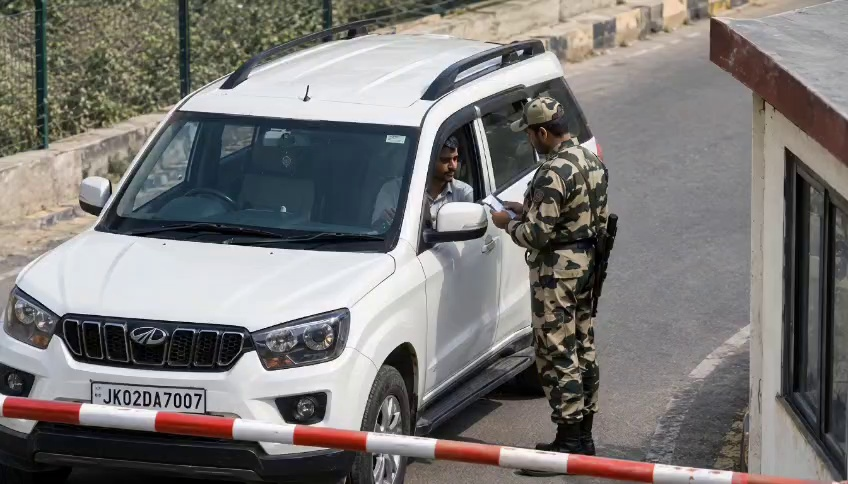
#> input picture data/frames/frame_00000.jpg, 848 x 484 px, found by its file name; its folder holds only this picture in this run
$ python preview_frames.py
#> lines starting #> are read from the running program, lines starting #| are printed output that depends on the picture; after the words box and inside, x2 and y2 are one past the last pixel; in counts of white or black regions, pixels touching at a corner belong together
import cv2
import os

input_folder = r"C:\Border\data\frames"

files = sorted([
    f for f in os.listdir(input_folder)
    if f.lower().endswith(".jpg")
])

for i, filename in enumerate(files):

    path = os.path.join(input_folder, filename)

    image = cv2.imread(path)
#> image is the input picture: shape (484, 848, 3); mean B, G, R 118.5, 120.4, 123

    if image is None:
        continue

    cv2.putText(
        image,
        f"Frame index: {i}",
        (20, 40),
        cv2.FONT_HERSHEY_SIMPLEX,
        1,
        (0, 0, 255),
        2
    )
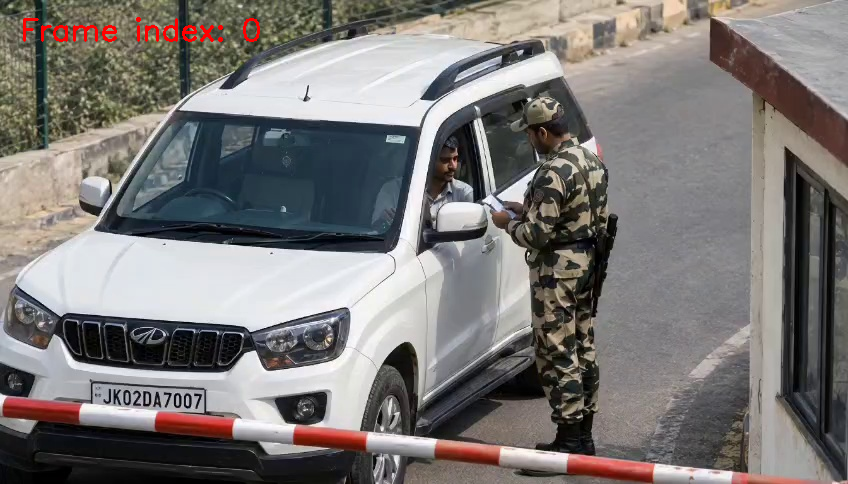
#> image: shape (484, 848, 3); 0.36% of pixels changed, all inside (x1, y1, x2, y2) = (23, 17, 260, 42)

    cv2.imshow("Frame Preview", image)

    key = cv2.waitKey(0)
#> (key Esc is pressed here)

    # ESC = stop
    if key == 27:
        break

cv2.destroyAllWindows()
